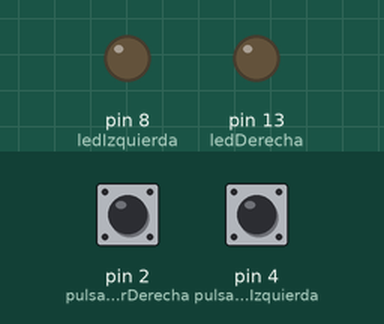
Recording of a sketch running on a simulated Arduino Uno, built with avr-gcc and run on an emulated ATmega328P. Shown: output pins drawn as LEDs (lit = HIGH). Dashed ring = blinking. The inputs (shaded band) are chosen by the test bench; at power-on: pin 2 (pulsadorDerecha) HIGH, pin 4 (pulsadorIzquierda) HIGH.

Above: at 1.2 s.
1.3 s: pin 2 (pulsadorDerecha) pulled LOW for 1 s
At 1.78 s:
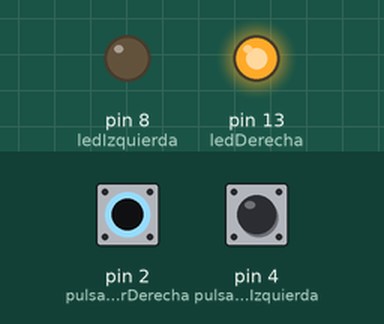
4.3 s: pin 4 (pulsadorIzquierda) pulled LOW for 1 s
At 4.49 s:
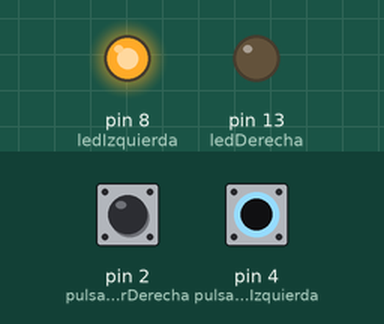
6.8 s: pin 4 (pulsadorIzquierda) pulled LOW for 3.2 s
At 10.6 s:
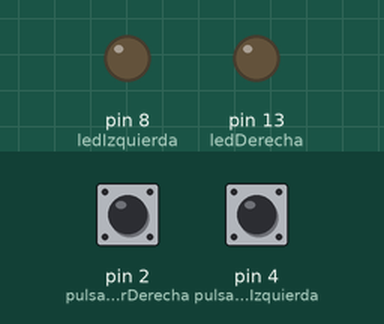
11.5 s: pin 2 (pulsadorDerecha) pulled LOW for 3.2 s
At 11.72 s:
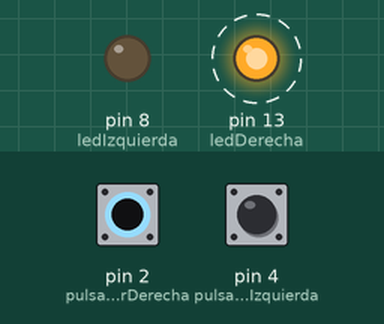
16.2 s: pin 2 (pulsadorDerecha) driven LOW and pin 4 (pulsadorIzquierda) driven LOW
At 16.5 s:
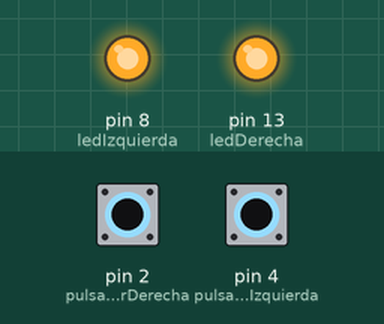
Timing chart, 0 to 20.2 s (numbered marks = the images above; inputs shaded):
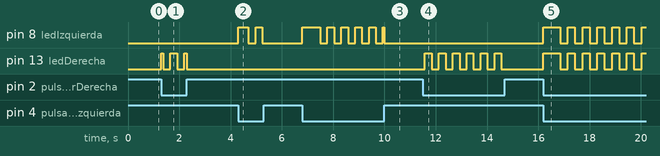

Measured:
- after the input at 1.3 s, pin 13 (ledDerecha): goes HIGH 0.07 s, LOW 0.28 s, HIGH 0.27 s, LOW 0.28 s, HIGH 0.11 s, then LOW, starting at once
- after the input at 4.3 s, pin 8 (ledIzquierda): LOW → HIGH at once, → LOW 0.40 s later, → HIGH 0.28 s later, → LOW 0.27 s later
- after the input at 6.8 s, pin 8 (ledIzquierda): goes HIGH 0.70 s, 4 × (LOW 0.28 s, HIGH 0.27 s), LOW 0.28 s, HIGH 0.06 s, then LOW, starting at once
- after the input at 11.5 s, pin 13 (ledDerecha): alternates HIGH for 0.27 s and LOW for 0.28 s, 12 changes in all, then stays LOW, starting after 0.08 s
- after the input at 16.2 s, pin 8 (ledIzquierda), pin 13 (ledDerecha): LOW → HIGH at once, then repeats every 0.58 s: LOW 0.30 s, HIGH 0.28 s

The sketch:

Luz_Giro_Cuenta_vueltas.ino
```cpp
// Implementación preliminar de luz de giro.
// El cambio de estado en el led es establecido mediante conteo de vueltas para evitar uso de delay.

int pulsadorDerecha=2; // Asignación de entrada digital 2 para el ingreso de la señal del pulsador.
int ledDerecha=13; // Asignación de la salida ditital 13 para el encendido del led.
int pulsadorIzquierda=4; // Asignación de entrada digital 2 para el ingreso de la señal del pulsador.
int ledIzquierda=8; // Asignación de la salida ditital 13 para el encendido del led.
int contadorVueltas=0;  // Variable utilizada para contar las vueltas.
int Cambio=15000;  // Variable que establece el tiempo necesario para establecer el cambio de estado del led. El objetivo es que el mismo encienda y apague
                   // simulando lo realizado por motos y autos, para indicar giro.

void setup() {
  // Asignacion de E/S:
pinMode(pulsadorDerecha, INPUT);
pinMode(ledDerecha, OUTPUT);
pinMode(pulsadorIzquierda, INPUT);
pinMode(ledIzquierda, OUTPUT);
}

void loop() {
// Ciclo:
// Lado Derecho

if (digitalRead(pulsadorDerecha)==LOW) // de acuerdo a si el pulsador es NA o NC se pone alto o bajo
 {
  if (contadorVueltas < Cambio) // Primer Estado hasta tanto se cumpla el tiempo establecido
   {
     digitalWrite(ledDerecha, HIGH);
   }
   else
   {
    digitalWrite(ledDerecha, LOW);
    if (contadorVueltas > (Cambio*2))
    {
      contadorVueltas=0;
    }
   }
 }
 else
 {
  digitalWrite(ledDerecha, LOW);
 }

// Lado Izquierdo

if (digitalRead(pulsadorIzquierda)==LOW) // de acuerdo a si el pulsador es NA o NC se pone alto o bajo
 {
  if (contadorVueltas < Cambio) // Primer Estado hasta tanto se cumpla el tiempo establecido
   {
     digitalWrite(ledIzquierda, HIGH);
   }
   else
   {
    digitalWrite(ledIzquierda, LOW);
    if (contadorVueltas > (Cambio*2))
    {
      contadorVueltas=0;
    }
   }
 }
 else
 {
  digitalWrite(ledIzquierda, LOW);
 }


contadorVueltas++;

}
```
